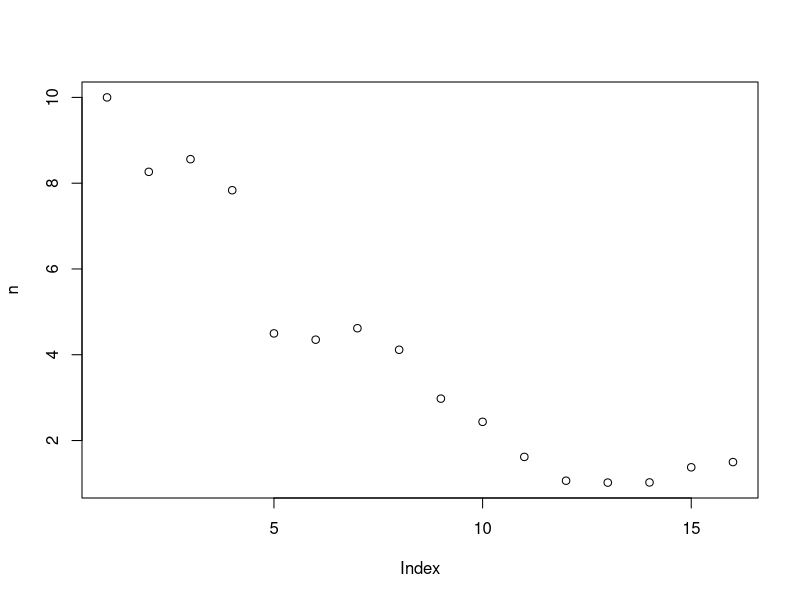
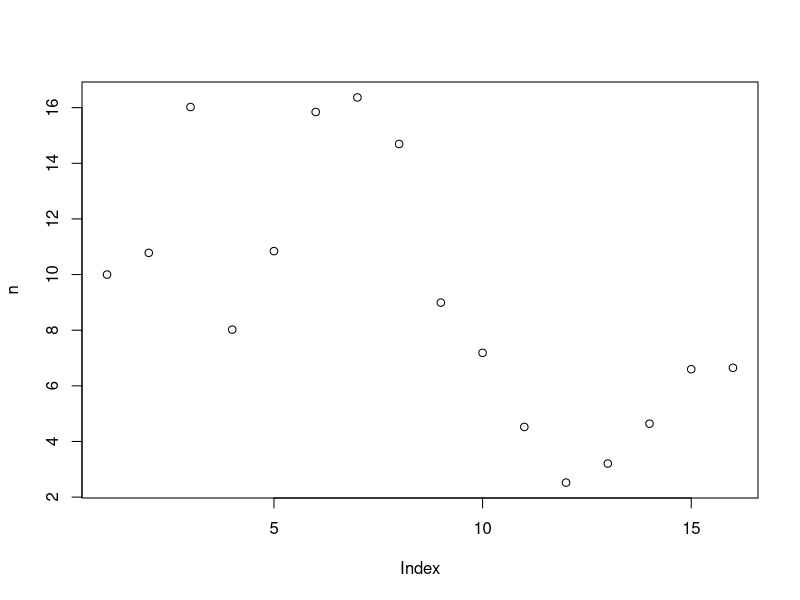
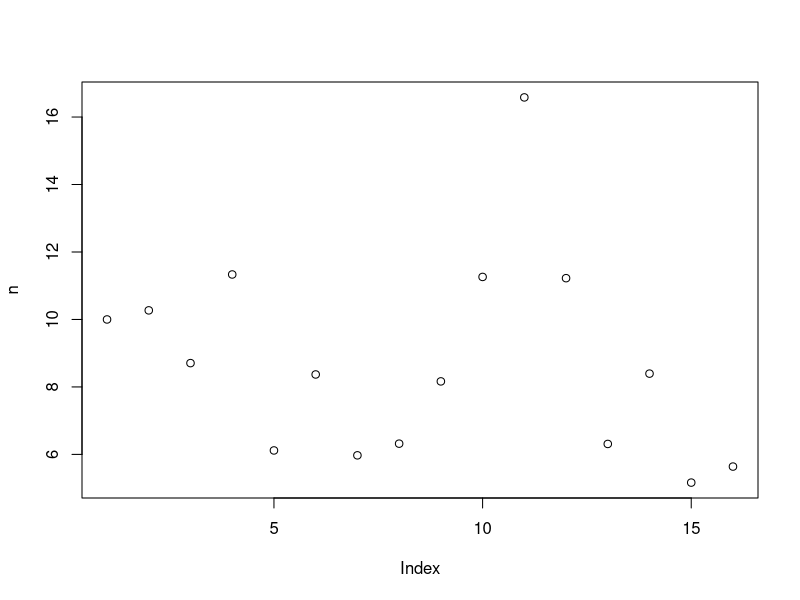
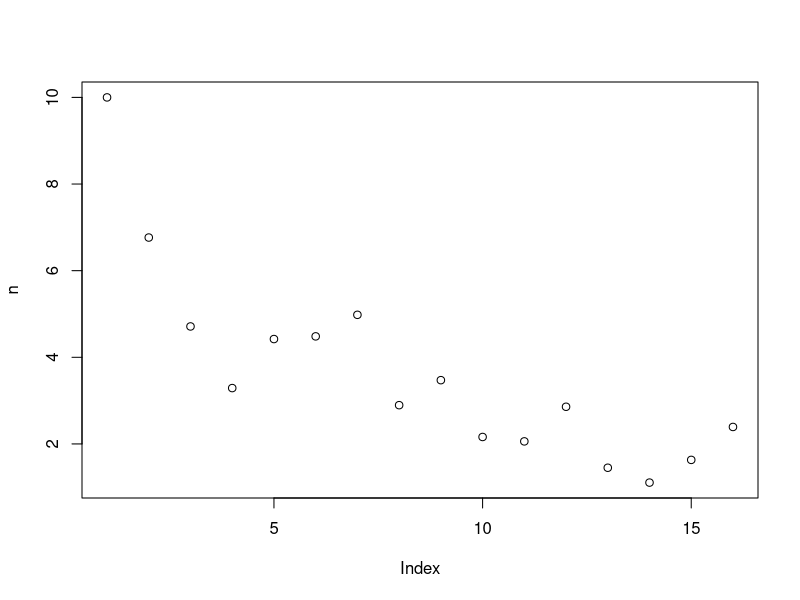

These figures' R source, in order:
tmax <- 15 # length of the time series
lambda <- runif(tmax, 0.5, 1.5) # the assumed value for lambda
N0 <- 10 # initial population size
n <- c() # creates an empty vector in which we can store the data of the time series
n[1] <- N0 # stores the initial population size as the first entry of the vector n 
for(t in 1:tmax) {
  n[t+1] <- n[t] * lambda[t]
}
n
plot(n)

tmax <- 15 # length of the time series
lambda <- runif(1, 0.5, 1.5) # the assumed value for lambda
N0 <- 10 # initial population size
n <- c() # creates an empty vector in which we can store the data of the time series
n[1] <- N0 # stores the initial population size as the first entry of the vector n 
for(t in 1:tmax) {
  n[t+1] <- n[t] * lambda
  lambda <- runif(1, 0.5, 1.5)
}
n
plot(n)

tmax <- 15 # length of the time series
N0 <- 10 # initial population size
n <- c() # creates an empty vector in which we can store the data of the time series
n[1] <- N0 # stores the initial population size as the first entry of the vector n 
for(t in 1:tmax) {
  lambda <- runif(1, 0.5, 1.5)
  n[t+1] <- n[t] * lambda
}
n
plot(n)

tmax <- 15 # length of the time series
N0 <- 10 # initial population size
n <- c() # creates an empty vector in which we can store the data of the time series
n[1] <- N0 # stores the initial population size as the first entry of the vector n 
for(t in 1:tmax) {
  n[t+1] <- n[t] * runif(1, 0.5, 1.5) # runif determines a value of lambda
}
n
plot(n)

# functions
##function computing the area of a circle

circle.area <- function(radius){
  radius^2 * pi
}

circle.area(radius = 2)

## function computing the area of a rectangle

rectangle.area <- function(width, length){
  width*length
}

rectangle.area(3, 5)

## function producing a stochastic time series

stoch.time.series <- function(N0, tmax, min, max){
  
}